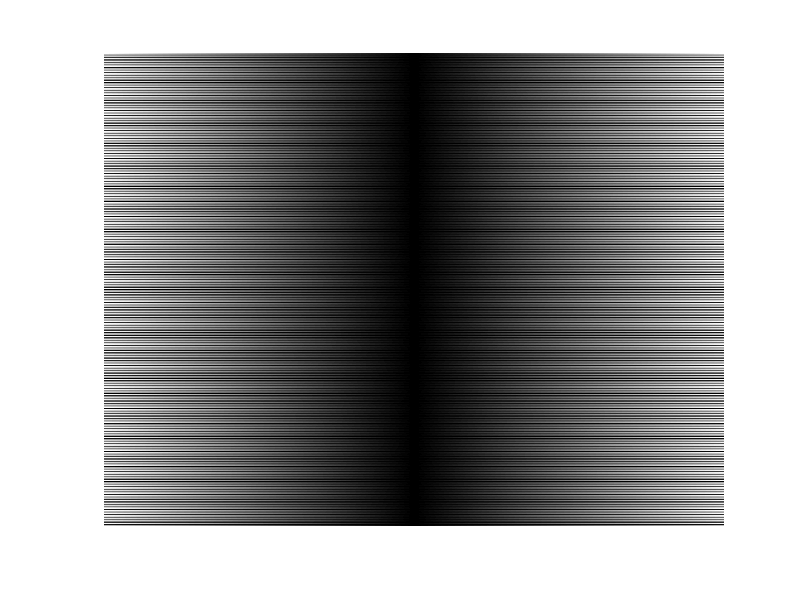

Write the MATLAB code that produced this figure.
% Define the size of the hologram plane in pixels
num_rows = 780; % Number of pixels along the vertical dimension
num_cols = 1024; % Number of pixels along the horizontal dimension

% Create the spatial coordinate arrays
u = linspace(-num_cols / 2, num_cols / 2, num_cols); % Horizontal pixel indices
v = linspace(-num_rows / 2, num_rows / 2, num_rows); % Vertical pixel indices

% Create the 2D grid
[U, V] = meshgrid(u, v);

% Set the length of the arc, r, and the angle of rotation, theta1
r = 10;
theta1 = pi;

% Compute polar coordinates (rho, phi) from (U, V)
rho = U; %sqrt(U.^2 + V.^2);
phi = V; %atan2(V, U);

% Define alpha as a complex exponential
alpha = 1j * rho .* cos(phi - theta1);

% Evaluate expressions at r and 0
var_r_r = r; % Upper limit of the integral
var_r_0 = 0; % Lower limit of the integral

%% The Maths:

L_1_r = (theta1^2) .* exp(-var_r_r .* alpha) / 2;
L_2_r = var_r_r.^2 ./ alpha;
L_3_r = 2 * var_r_r ./ (alpha.^2);
L_4_r = 2 ./ (alpha.^3);
L_r = L_1_r .* (L_2_r - L_3_r + L_4_r); % L evaluated at r

L_1_0 = (theta1^2) .* exp(-var_r_0 .* alpha) / 2;
L_2_0 = var_r_0.^2 ./ alpha;
L_3_0 = 2 * var_r_0 ./ (alpha.^2);
L_4_0 = 2 ./ (alpha.^3);
L_0 = L_1_0 .* (L_2_0 - L_3_0 + L_4_0); % L evaluated at 0

% Compute L_final as the difference L(r) - L(0)
L_final = L_r - L_0;

% Normalize L to [0, 1] for image display
L_normalized = mat2gray(abs(L_final));  

% Display the image
imshow(L_normalized);

% Save the image to a file (e.g., PNG)
imwrite(L_normalized, 'L_image.png');

% Compute the replay field using inverse FFT
replay_field = ifft2(L_final);  % Apply inverse FFT

% Normalize the replay field to [0, 1] for display
replay_field_normalized = mat2gray(abs(replay_field));

% Display the replay field
imshow(replay_field_normalized);

% Save the replay field as an image
imwrite(replay_field_normalized, 'replay_field_image.png');
